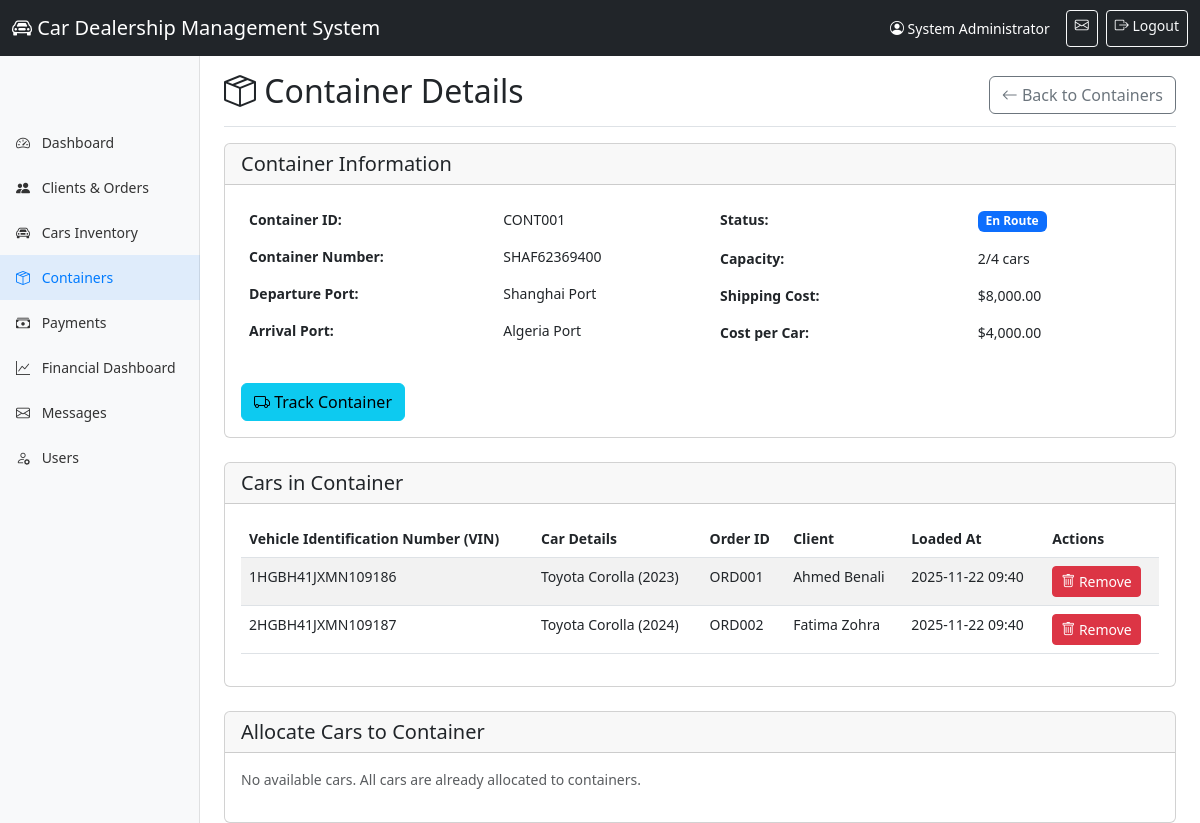
Screenshot of /Admin/container_details.php?id=1 (signed in) with the database file from the repository.
### tables this page shows
CREATE TABLE `containers` (
  `id` INT(11) NOT NULL AUTO_INCREMENT,
  `container_id` VARCHAR(50) NOT NULL UNIQUE,
  `container_number` VARCHAR(50) NULL,
  `max_capacity` INT(2) DEFAULT 4,
  `departure_port` VARCHAR(100) NOT NULL,
  `arrival_port` VARCHAR(100) NOT NULL DEFAULT 'Algeria',
  `departure_date` DATE,
  `estimated_arrival_date` DATE,
  `actual_arrival_date` DATE NULL,
  `container_shipping_cost` DECIMAL(12,2) NOT NULL,
  `status` ENUM('Scheduled', 'En Route', 'Arrived', 'Unloaded', 'Completed') DEFAULT 'Scheduled',
  `created_at` TIMESTAMP DEFAULT CURRENT_TIMESTAMP,
  `updated_at` TIMESTAMP DEFAULT CURRENT_TIMESTAMP ON UPDATE CURRENT_TIMESTAMP,
  PRIMARY KEY (`id`),
  INDEX `idx_container_id` (`container_id`),
  INDEX `idx_status` (`status`)
);

CREATE TABLE `container_cars` (
  `id` INT(11) NOT NULL AUTO_INCREMENT,
  `container_id` INT(11) NOT NULL,
  `car_id` INT(11) NOT NULL,
  `order_id` INT(11) NULL,
  `loaded_at` TIMESTAMP DEFAULT CURRENT_TIMESTAMP,
  PRIMARY KEY (`id`),
  FOREIGN KEY (`container_id`) REFERENCES `containers`(`id`) ON DELETE CASCADE,
  FOREIGN KEY (`car_id`) REFERENCES `cars`(`id`) ON DELETE CASCADE,
  FOREIGN KEY (`order_id`) REFERENCES `orders`(`id`) ON DELETE SET NULL,
  UNIQUE KEY `unique_container_car` (`container_id`, `car_id`),
  INDEX `idx_container_id` (`container_id`),
  INDEX `idx_car_id` (`car_id`),
  INDEX `idx_order_id` (`order_id`)
);

CREATE TABLE `orders` (
  `id` INT(11) NOT NULL AUTO_INCREMENT,
  `order_id` VARCHAR(20) NOT NULL UNIQUE,
  `client_id` INT(11) NOT NULL,
  `car_id` INT(11) NOT NULL,
  `vin` VARCHAR(17) NULL,
  `container_id` INT(11) NULL,
  `order_date` DATE NOT NULL,
  `total_sale_price` DECIMAL(12,2) NOT NULL,
  `shipping_status` ENUM('Awaiting Container', 'Shipped on Container', 'Arrived in Algeria', 'Customs Cleared', 'Ready for Pickup', 'Delivered') DEFAULT 'Awaiting Container',
  `notes` TEXT,
  `created_at` TIMESTAMP DEFAULT CURRENT_TIMESTAMP,
  `updated_at` TIMESTAMP DEFAULT CURRENT_TIMESTAMP ON UPDATE CURRENT_TIMESTAMP,
  PRIMARY KEY (`id`),
  FOREIGN KEY (`client_id`) REFERENCES `clients`(`id`) ON DELETE RESTRICT,
  FOREIGN KEY (`car_id`) REFERENCES `cars`(`id`) ON DELETE RESTRICT,
  FOREIGN KEY (`container_id`) REFERENCES `containers`(`id`) ON DELETE SET NULL,
  INDEX `idx_order_id` (`order_id`),
  INDEX `idx_client_id` (`client_id`),
  INDEX `idx_car_id` (`car_id`),
  INDEX `idx_vin` (`vin`),
  INDEX `idx_shipping_status` (`shipping_status`)
);

CREATE TABLE `cars` (
  `id` INT(11) NOT NULL AUTO_INCREMENT,
  `brand` VARCHAR(50) NOT NULL,
  `model` VARCHAR(100) NOT NULL,
  `year` INT(4) NOT NULL,
  `trim` VARCHAR(100),
  `purchase_price_usd` DECIMAL(12,2) NOT NULL,
  `sale_price_usd` DECIMAL(12,2) NOT NULL,
  `status` ENUM('Available', 'In Production', 'In Transit', 'Customs Cleared', 'Delivered', 'Sold', 'Reserved') DEFAULT 'Available',
  `color` VARCHAR(50),
  `description` TEXT,
  `created_at` TIMESTAMP DEFAULT CURRENT_TIMESTAMP,
  `updated_at` TIMESTAMP DEFAULT CURRENT_TIMESTAMP ON UPDATE CURRENT_TIMESTAMP,
  PRIMARY KEY (`id`),
  UNIQUE KEY `unique_model` (`brand`, `model`, `year`, `trim`),
  INDEX `idx_brand` (`brand`),
  INDEX `idx_status` (`status`)
);

CREATE TABLE `clients` (
  `id` INT(11) NOT NULL AUTO_INCREMENT,
  `client_id` VARCHAR(20) NOT NULL UNIQUE,
  `name` VARCHAR(100) NOT NULL,
  `phone` VARCHAR(20) NOT NULL,
  `email` VARCHAR(100),
  `passport_number` VARCHAR(50),
  `address` TEXT,
  `user_id` INT(11) NULL,
  `password` VARCHAR(255) NOT NULL,
  `created_at` TIMESTAMP DEFAULT CURRENT_TIMESTAMP,
  `updated_at` TIMESTAMP DEFAULT CURRENT_TIMESTAMP ON UPDATE CURRENT_TIMESTAMP,
  `is_active` TINYINT(1) DEFAULT 1,
  `mfa_enabled` TINYINT(1) DEFAULT 0,
  `mfa_secret` VARCHAR(32) NULL,
  PRIMARY KEY (`id`),
  FOREIGN KEY (`user_id`) REFERENCES `admin_users`(`id`) ON DELETE SET NULL,
  INDEX `idx_client_id` (`client_id`),
  INDEX `idx_email` (`email`),
  INDEX `idx_phone` (`phone`),
  INDEX `idx_passport` (`passport_number`)
);

### functions.php (called while the page is built, shortened)
<?php
require_once 'config.php';
function formatCurrency($amount) {
    return '$' . number_format($amount, 2, '.', ',');
}
function calculateShippingCostPerCar($containerId) {
    global $pdo;
    $stmt = $pdo->prepare("SELECT container_shipping_cost FROM containers WHERE id = ?");
    $stmt->execute([$containerId]);
    $container = $stmt->fetch();
    $carCount = getContainerCarCount($containerId);
    return $container['container_shipping_cost'] / $carCount;
}
function getContainerCapacity($containerId) {
    global $pdo;
    $stmt = $pdo->prepare("SELECT max_capacity FROM containers WHERE id = ?");
    $stmt->execute([$containerId]);
    $container = $stmt->fetch();
    $stmt = $pdo->prepare("
        SELECT COUNT(*) as used_capacity
        FROM container_cars cc
        JOIN orders o ON cc.order_id = o.id
        WHERE cc.container_id = ?
    ");
    $stmt->execute([$containerId]);
    $countResult = $stmt->fetch();
    return [
        'max_capacity' => $container['max_capacity'],
        'used_capacity' => $countResult['used_capacity'] ?? 0
    ];
}
function getContainerCarCount($containerId) {
    global $pdo;
    $stmt = $pdo->prepare("
        SELECT COUNT(*)
        FROM container_cars cc
        JOIN orders o ON cc.order_id = o.id
        WHERE cc.container_id = ?
    ");
    $stmt->execute([$containerId]);
    return $stmt->fetchColumn();
}
function getContainerTrackingLink($containerNumber) {
    return 'https://www.searates.com/container/tracking/?number=' . urlencode($containerNumber);
}
function getStatusClass($status) {
    $statusClasses = [
        'Scheduled' => 'secondary',
        'En Route' => 'primary',
        'Arrived' => 'info',
        'Unloaded' => 'warning',
        'Completed' => 'success',
        'Awaiting Container' => 'secondary',
        'Shipped on Container' => 'primary',
        'Arrived in Algeria' => 'info',
        'Customs Cleared' => 'warning',
        'Ready for Pickup' => 'primary',
        'Delivered' => 'success'
    ];
    return $statusClasses[$status] ?? 'secondary';
}

### Admin/container_details.php (the view, shortened to what this page needs)
<?php
require_once '../config.php';
require_once '../functions.php';
$id = (int)($_GET['id'] ?? 0);
$stmt = $pdo->prepare("SELECT * FROM containers WHERE id = ?");
$stmt->execute([$id]);
$container = $stmt->fetch();
$capacity = getContainerCapacity($id);
$stmt = $pdo->prepare("
    SELECT cc.*, o.vin, car.brand, car.model, car.year, car.trim, o.order_id, c.name as client_name, o.id as order_db_id
    FROM container_cars cc
    JOIN cars car ON cc.car_id = car.id
    JOIN orders o ON cc.order_id = o.id
    JOIN clients c ON o.client_id = c.id
    WHERE cc.container_id = ?
    ORDER BY cc.loaded_at DESC
");
$stmt->execute([$id]);
$container_cars = $stmt->fetchAll();
$stmt = $pdo->prepare("
    SELECT DISTINCT car.id, o.vin, car.brand, car.model, car.year, car.trim, o.id as order_id, o.order_id as order_code, c.name as client_name
    FROM cars car
    JOIN orders o ON car.id = o.car_id
    JOIN clients c ON o.client_id = c.id
    WHERE o.id NOT IN (
        SELECT cc.order_id
        FROM container_cars cc
        WHERE cc.order_id IS NOT NULL
    )
    AND o.shipping_status = 'Awaiting Container'
    AND o.container_id IS NULL
    ORDER BY car.brand, car.model
");
$available_cars = $stmt->fetchAll();
$tracking_link = getContainerTrackingLink($container['container_number'] ?? '');
$stmt = $pdo->prepare("
    SELECT COUNT(*)
    FROM container_cars cc
    JOIN orders o ON cc.order_id = o.id
");
$stmt->execute();
$has_cars_in_containers = $stmt->fetchColumn() > 0;
?>
<!DOCTYPE html>
<html lang="en">
<head>
    <link href="https://cdn.jsdelivr.net/npm/bootstrap@5.3.0/dist/css/bootstrap.min.css" rel="stylesheet">
    <link rel="stylesheet" href="https://cdn.jsdelivr.net/npm/bootstrap-icons@1.11.0/font/bootstrap-icons.css">
    <link rel="stylesheet" href="style.css">
</head>
<body>
    <?php include 'includes/header.php'; ?>
    <div class="container-fluid">
        <div class="row">
            <?php include 'includes/sidebar.php'; ?>
            <main class="col-md-9 ms-sm-auto col-lg-10 px-md-4">
                <div class="d-flex justify-content-between flex-wrap flex-md-nowrap align-items-center pt-3 pb-2 mb-3 border-bottom">
                    <h1 class="h2"><i class="bi bi-box-seam"></i> Container Details</h1>
                    <div class="btn-toolbar mb-2 mb-md-0">
                        <a href="containers.php" class="btn btn-outline-secondary">
                            <i class="bi bi-arrow-left"></i> Back to Containers
                        </a>
                    </div>
                </div>
                <div class="card mb-4">
                    <div class="card-header">
                        <h5 class="card-title mb-0">Container Information</h5>
                    </div>
                    <div class="card-body">
                        <div class="row">
                            <div class="col-md-6">
                                <table class="table table-borderless">
                                    <tr>
                                        <th>Container ID:</th>
                                        <td><?php echo htmlspecialchars($container['container_id']); ?></td>
                                    </tr>
                                    <tr>
                                        <th>Container Number:</th>
                                        <td><?php echo htmlspecialchars($container['container_number'] ?? 'N/A'); ?></td>
                                    </tr>
                                    <tr>
                                        <th>Departure Port:</th>
                                        <td><?php echo htmlspecialchars($container['departure_port']); ?></td>
                                    </tr>
                                    <tr>
                                        <th>Arrival Port:</th>
                                        <td><?php echo htmlspecialchars($container['arrival_port']); ?></td>
                                    </tr>
                                </table>
                            </div>
                            <div class="col-md-6">
                                <table class="table table-borderless">
                                    <tr>
                                        <th>Status:</th>
                                        <td>
                                            <span class="badge bg-<?php echo getStatusClass($container['status']); ?>">
                                                <?php echo htmlspecialchars($container['status']); ?>
                                            </span>
                                        </td>
                                    </tr>
                                    <tr>
                                        <th>Capacity:</th>
                                        <td><?php echo $capacity['used_capacity']; ?>/<?php echo $capacity['max_capacity']; ?> cars</td>
                                    </tr>
                                    <tr>
                                        <th>Shipping Cost:</th>
                                        <td><?php echo formatCurrency($container['container_shipping_cost']); ?></td>
                                    </tr>
                                    <tr>
                                        <th>Cost per Car:</th>
                                        <td><?php echo formatCurrency(calculateShippingCostPerCar($id)); ?></td>
                                    </tr>
                                </table>
                            </div>
                        </div>
                        <?php if ($tracking_link): ?>
                        <div class="mt-3">
                            <a href="<?php echo $tracking_link; ?>" target="_blank" class="btn btn-info">
                                <i class="bi bi-truck"></i> Track Container
                            </a>
                        </div>
                        <?php endif; ?>
                    </div>
                </div>
                <div class="card mb-4">
                    <div class="card-header">
                        <h5 class="card-title mb-0">Cars in Container</h5>
                    </div>
                    <div class="card-body">
                        <?php if (empty($container_cars)): ?>
                            <p class="text-muted">No cars allocated to this container yet.</p>
                        <?php else: ?>
                            <div class="table-responsive">
                                <table class="table table-striped">
                                    <thead>
                                        <tr>
                                            <th>Vehicle Identification Number (VIN)</th>
                                            <th>Car Details</th>
                                            <th>Order ID</th>
                                            <th>Client</th>
                                            <th>Loaded At</th>
                                            <th>Actions</th>
                                        </tr>
                                    </thead>
                                    <tbody>
                                        <?php foreach ($container_cars as $car): ?>
                                            <tr>
                                                <td><?php echo htmlspecialchars($car['vin'] ?? 'N/A'); ?></td>
                                                <td><?php echo htmlspecialchars($car['brand'] . ' ' . $car['model'] . ' (' . $car['year'] . ')'); ?></td>
                                                <td><?php echo htmlspecialchars($car['order_id']); ?></td>
                                                <td><?php echo htmlspecialchars($car['client_name']); ?></td>
                                                <td><?php echo htmlspecialchars(date('Y-m-d H:i', strtotime($car['loaded_at']))); ?></td>
                                                <td>
                                                    <a href="?id=<?php echo $id; ?>&remove_car=1&car_id=<?php echo $car['car_id']; ?>"
                                                       class="btn btn-sm btn-danger"
                                                       onclick="return confirm('Are you sure you want to remove this car from the container?')">
                                                        <i class="bi bi-trash"></i> Remove
                                                    </a>
                                                </td>
                                            </tr>
                                        <?php endforeach; ?>
                                    </tbody>
                                </table>
                            </div>
                        <?php endif; ?>
                    </div>
                </div>
                <?php if ($capacity['used_capacity'] < $capacity['max_capacity']): ?>
                <div class="card">
                    <div class="card-header">
                        <h5 class="card-title mb-0">Allocate Cars to Container</h5>
                    </div>
                    <div class="card-body">
                        <?php if (empty($available_cars)): ?>
                            <p class="text-muted">
                                <?php if ($has_cars_in_containers): ?>
                                    No available cars. All cars are already allocated to containers.
                                <?php else: ?>
                                    No cars available for container allocation. Cars must have associated orders with "Awaiting Container" status.
                                <?php endif; ?>
                            </p>
                        <?php endif; ?>
                    </div>
                </div>
                <?php endif; ?>
            </main>
        </div>
    </div>
</body>
</html>

### Admin/style.css (style rules this page uses)
body { font-size: 0.875rem; padding-top: 56px; }
main { margin-top: 20px; }
.table-responsive { max-height: 500px; overflow-y: auto; }
.badge { font-size: 0.75rem; color: #fff !important; font-weight: 600; display: inline-block; padding: 0.35em 0.65em; }

### rows the page displays
containers: container "CONT001", container_number "SHAF62369400", departure_port "Shanghai Port", arrival_port "Algeria Port", status "En Route", max_capacity "4", container_shipping_cost "$8,000.00"
container_cars: order.vin "1HGBH41JXMN109186", car.year "Toyota Corolla (2023)", order.order_id "ORD001", clients.name "Ahmed Benali", loaded_at "2025-11-22 09:40"
container_cars: order.vin "2HGBH41JXMN109187", car.year "Toyota Corolla (2024)", order.order_id "ORD002", clients.name "Fatima Zohra", loaded_at "2025-11-22 09:40"

### other values shown
APP_NAME "Car Dealership Management System"
$_SESSION['full_name'] "System Administrator"
$capacity['used_capacity'] "2"
formatCurrency(calculateShippingCostPerCar($id)) "$4,000.00"
